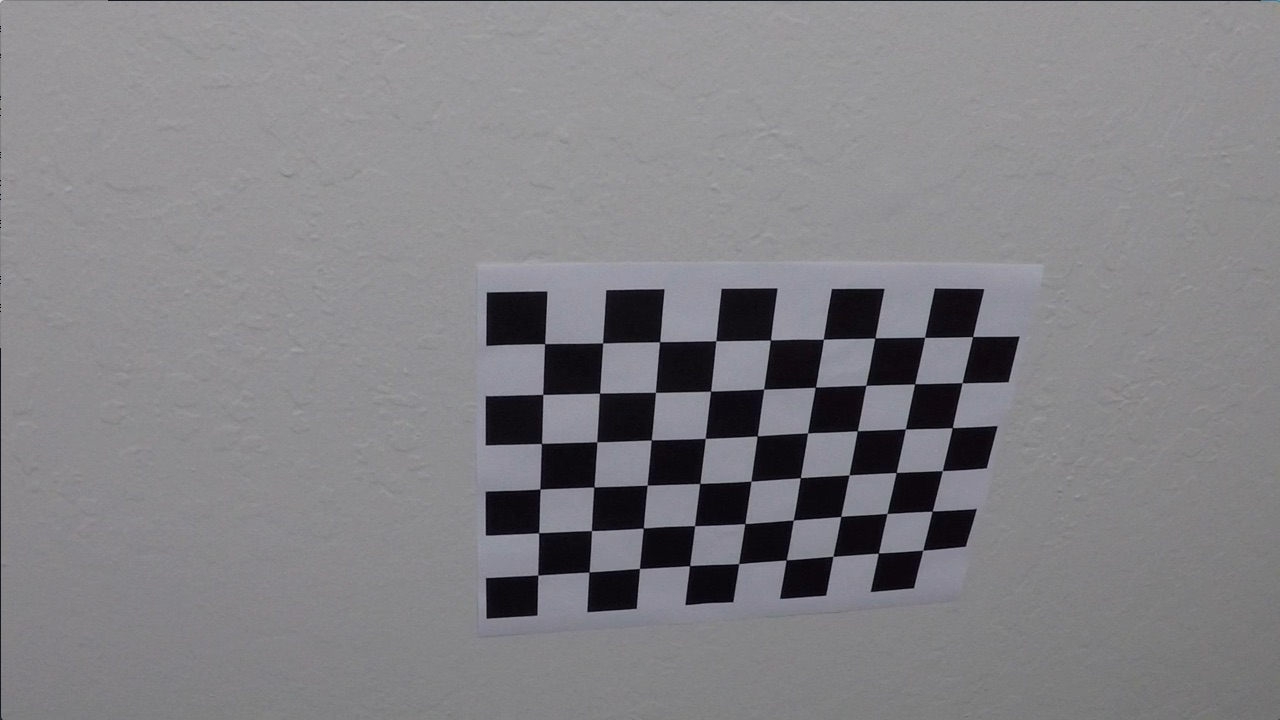
#> input picture T1-P4-AdvLaneFinding/calibrationImages/calibration10.jpg, 1280 x 720 px; its folder holds only this picture in this run
$ jupyter execute --allow-errors AdvancedLaneFindingReport.ipynb   (shell and % lines are left out)   (older library calls are emulated)
#> lines starting #> are read from the running program, lines starting #| are printed output that depends on the picture; after the words box and inside, x2 and y2 are one past the last pixel; in counts of white or black regions, pixels touching at a corner belong together
### T1-P4-AdvLaneFinding/findLaneUtils.py
import glob
import numpy as np
import cv2
import matplotlib.pyplot as plt
import matplotlib.image as mpimg
import pickle
#%matplotlib inline
# file : findLaneUtils.py
#
# project files:
# './calibrationImages/   -- images to calibrate
# AdvancedLaneFindingReport.ipny
# findLaneUtils.py

import pickle
def save_camera_info (pickle_file, CameraMat, distCoeff, M, Minv):
    dist_pickle = {}
    dist_pickle["CameraMat"] = CameraMat
    dist_pickle["distCoeff"] = distCoeff
    dist_pickle["M"]         = M
    dist_pickle["Minv"]      = Minv
    pickle.dump( dist_pickle, open( pickle_file, "wb" ) )

def load_camera_info (pickle_file):
    dist_pickle = pickle.load( open( pickle_file, "rb" ) )
    CameraMat   = dist_pickle["CameraMat"]
    distCoeff   = dist_pickle["distCoeff"]
    M           = dist_pickle["M"]
    Minv        = dist_pickle["Minv"]
    return CameraMat, distCoeff, M, Minv

def plot_2_images(img1, img2, title1='Original Image', title2='Thresholded S' ):
    # Plot the result
    f, (ax1, ax2) = plt.subplots(1, 2, figsize=(24, 9))
    f.tight_layout()
    ax1.imshow(img1)
    ax1.set_title( title1, fontsize=50)
    ax2.imshow(img2)
    ax2.set_title(title2, fontsize=50)
    plt.subplots_adjust(left=0., right=1, top=0.9, bottom=0.)

# [16 lines left out: function plot_3_images, not called in this run]


def CalculateCameraMatrix (calibration_dir):
    #import numpy as np
#> called with calibration_dir = './calibrationImages/'
    nx = 9 #  8#7#4#8 #0#TODO: enter the number of inside corners in x
    ny = 6 #  6#4#6 #0#TODO: enter the number of inside corners in y
    objpoints = [] #3d points in real world space
    imgpoints = [] #2D points in image plane
    objp = np.zeros((6*9,3), np.float32)
    #objp = numpy.zeros((6*9,3), np.float32)
    objp[:,:2] = np.mgrid[0:9,0:6].T.reshape(-1,2)# x,y coordinates

    # read in and make a list of calibration images
    image_files = calibration_dir + '/calibration*.jpg'
    # read in and make a list of calibration images
    images = glob.glob('./calibrationImages/calibration*.jpg')
    for fname in images:
        img = cv2.imread(fname)
#> img is the input picture: shape (720, 1280, 3); mean B, G, R 133.1, 129.4, 130.2
        #plt.imshow(img)
        gray = cv2.cvtColor(img, cv2.COLOR_BGR2GRAY)
        ret, corners = cv2.findChessboardCorners(gray, (nx, ny), None)
#> ret = True; corners = 54 rows, first 8: [545.3, 343.1], [602.7, 342.8], [660.1, 341.3], [715.8, 340.7], [770.6, 340], [823.5, 339.2], [874.3, 338.5], [925.1, 337.4]
        if ret == True:
            imgpoints.append(corners)
            objpoints.append(objp)
            # Draw and display the corners
            img = cv2.drawChessboardCorners(img, (nx, ny), corners, ret)
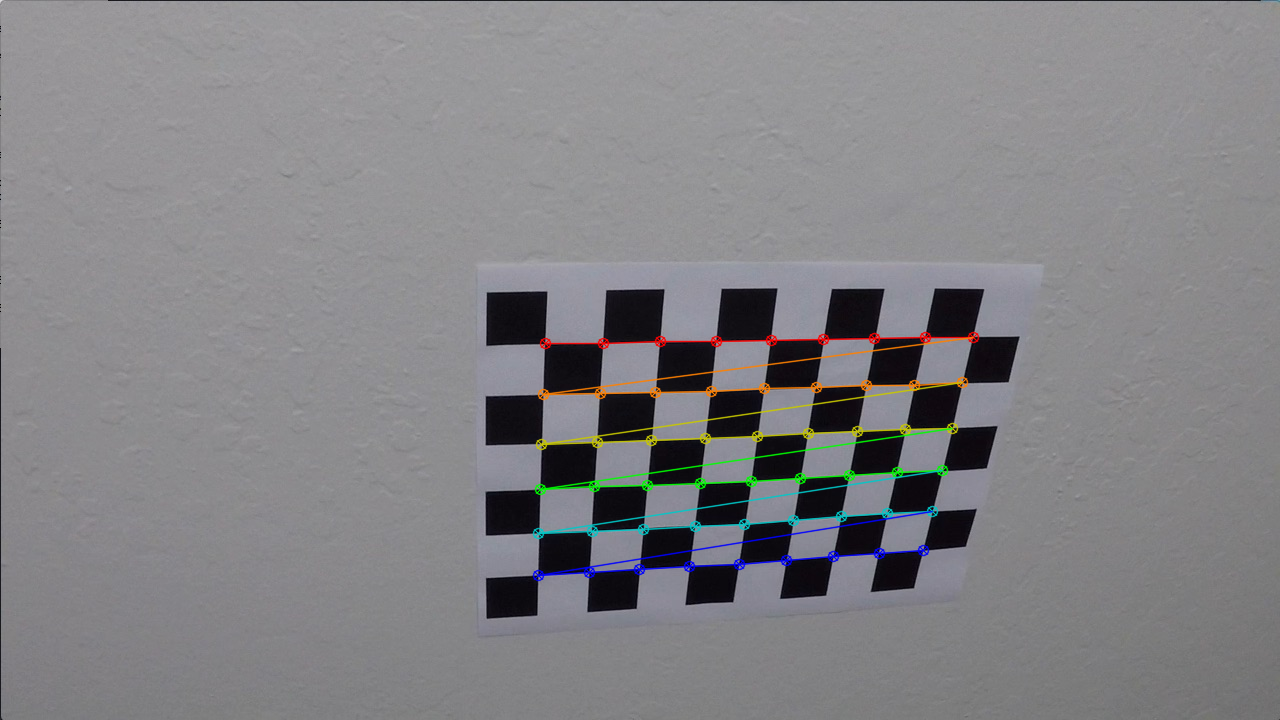
#> img: shape (720, 1280, 3); 1.91% of pixels changed, all inside (x1, y1, x2, y2) = (532, 331, 980, 582)
            #plt.imshow(img)

    return cv2.calibrateCamera(objpoints, imgpoints, gray.shape[::-1], None, None)

# [60 lines left out: functions abs_sobel_thresh, mag_thresh, dir_threshold, not called in this run]

# Threshold color channel s_thresh=(170, 255)
# Threshold x gradient sx_thresh=(20, 100)

def threshold_s_sx (img0, s_thresh=(170, 255), sx_thresh=(20, 100)):
    img = np.copy(img0)
    # Convert to HLS color space and separate the V channel
    hls = cv2.cvtColor(img, cv2.COLOR_RGB2HLS).astype(np.float)
    #l_channel = hls[:,:,1]
    s_channel = hls[:,:,2]
    #plt.imshow(l_channel)
    #plt.imshow(s_channel)

    # Grayscale image
    # NOTE: we already saw that standard grayscaling lost color information for the lane lines
    # Explore gradients in other colors spaces / color channels to see what might work better
    gray = cv2.cvtColor(img, cv2.COLOR_RGB2GRAY)
    #plt.imshow(gray)

    # Sobel x # Take the derivative in x
    #sobelx = cv2.Sobel(l_channel, cv2.CV_64F, 1, 0)
    sobelx = cv2.Sobel(gray, cv2.CV_64F, 1, 0)
    #plt.imshow(sobelx)

    # Absolute x derivative to accentuate lines away from horizontal
    abs_sobelx = np.absolute(sobelx)
    scaled_sobel = np.uint8(255*abs_sobelx/np.max(abs_sobelx))
    #plt.imshow(scaled_sobel)

    # Threshold x gradient
    sxbinary = np.zeros_like(scaled_sobel)
    sxbinary[(scaled_sobel >= sx_thresh[0]) & (scaled_sobel <= sx_thresh[1])] = 1
    #plt.imshow(sxbinary)

    # Threshold color channel
    s_binary = np.zeros_like(s_channel)
    s_binary[(s_channel >= s_thresh[0]) & (s_channel <= s_thresh[1])] = 1
    #plt.imshow(s_binary)

    # Stack each channel
    # Note color_binary[:, :, 0] is all 0s, effectively an all black image.
    # It might be beneficial to replace this channel with something else.
    # Stack each channel to view their individual contributions in green and
    # blue respectively
    # This returns a stack of the two binary images, whose components you
    # can see as different colors
    color_binary = np.dstack(( np.zeros_like(sxbinary), sxbinary, s_binary)) * 255
    cv2.imwrite('prj_img/color_binary2.jpg', color_binary )

    # Combine the two binary thresholds
    combined_binary = np.zeros_like(sxbinary)
    combined_binary[(s_binary == 1) | (sxbinary == 1)] = 1

    return color_binary, combined_binary


# [255 lines left out: functions superImposeImage, laneDetection, laneDetectionNext, discoverCurvature, warpback_display, create_binary_swarped, not called in this run]

### T1-P4-AdvLaneFinding/proj_pipeline.py
#
# proj_pipeline.py
#
import numpy as np
import cv2
from    findLaneUtils import *
from proj_lane import *

class DrivingPipeLine:
    imageCount = 0
    refeshRate = 7
    # [7 lines left out: function __init__, not called in this run]
        #print ("Driving PipeLine Initialized :", self.imageCount)

    #@staticmethod
    def __init__(self, cameramtx, distcoeff, m, minv ):
        self.line          = Lane()
        refeshRate         = 7
        self.M             = m
        self.Minv          = minv
        self.cameraMat     = cameramtx
        self.distCoeffs    = distcoeff


    # [7 lines left out: function set_values, not called in this run]


    def print_values (self):
        print ("imageCount    : ", self.imageCount)
    def test_set (self):
        self.imageCount +=1

    #@staticmethod
    # [21 lines left out: function pipeline, not called in this run]

### T1-P4-AdvLaneFinding/proj_lane.py
#
# proj_lane.py
#
import numpy as np

class Lane:
    def __init__(self):
        # if the first frame of video has been processed
        self.first_frame_processed = False
        self.img           = None
        self.y_eval        = 700
        self.midx          = 640
        self.ym_per_pix    = 3.0/72.0 # meters per pixel in y dimension
        self.xm_per_pix    = 3.7/660.0 # meters per pixel in x dimension
        self.mse_tolerance = 0.01
        self.left_fit      = [np.array([False])]
        self.right_fit     = [np.array([False])]
        self.curvature     = 0

    # [51 lines left out: functions set_values, retrieve_values, update_curvature, update_fits, not called in this run]


### T1-P4-AdvLaneFinding/AdvancedLaneFindingReport.ipynb
[cell 1]
#AdvancedLaneFindingReport

[cell 2]
import glob
import numpy as np
import cv2
import matplotlib.pyplot as plt
import matplotlib.image as mpimg
from    findLaneUtils import *

## 1) Camera calibration :

[cell 3]
calibration_dir = './calibrationImages/'
ret, CameraMat, distCoeff, rvecs, tvecs = CalculateCameraMatrix (calibration_dir)
#> ret = 0.68; CameraMat = [[1143.7, 0, 681.7], [0, 1109.2, 367.7], [0, 0, 1]]; distCoeff = [[-0.515, 2.99, -0.00876, 0.00937, 1.41]]; rvecs = ([0.451, -0.252, 0.0361],); tvecs = ([-2.31, -0.422, 19.12],)

[cell 4]
img_file = calibration_dir+'/calibration1.jpg'
#> (the rest of this cell did not finish here and is left out)

[cell 5]
img_file = 'prj_img/bridge_shadow.jpg'
#> img_file = 'prj_img/bridge_shadow.jpg'
img1 = mpimg.imread(img_file)
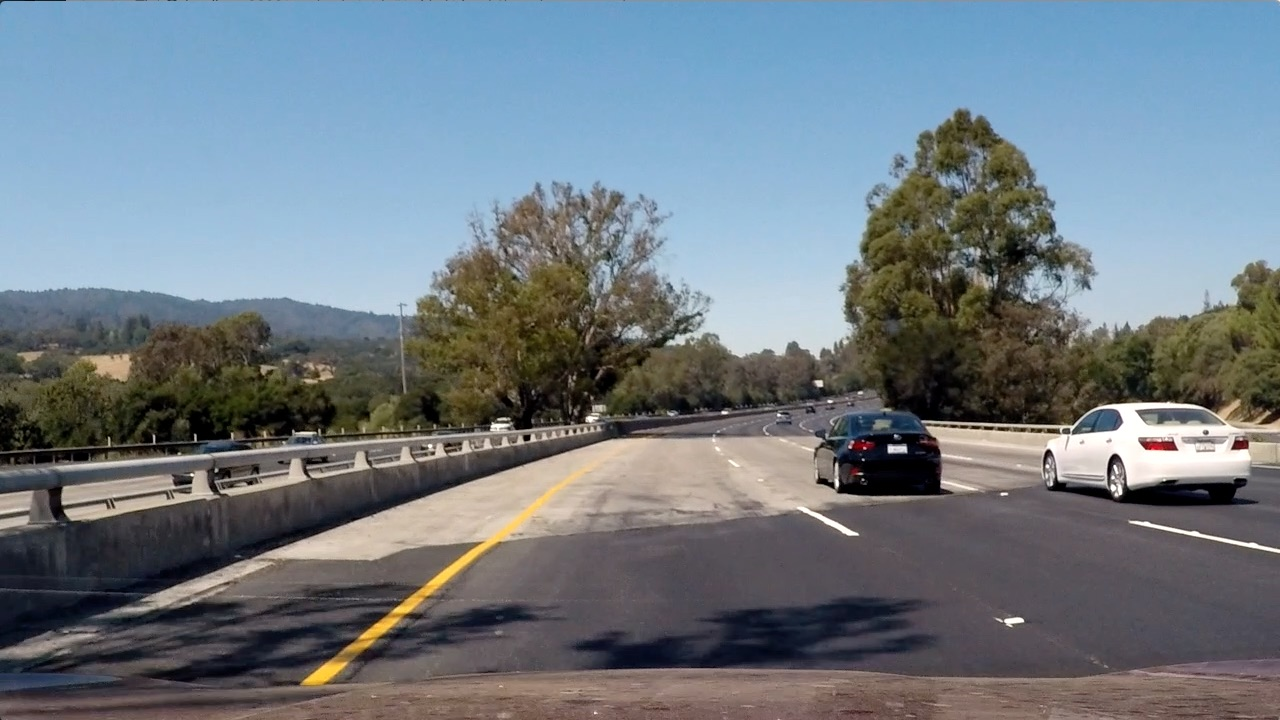
#> input picture T1-P4-AdvLaneFinding/prj_img/bridge_shadow.jpg, 1280 x 720 px
#> img1 is the input picture: shape (720, 1280, 3); mean R, G, B 112.2, 122.7, 130.9
undistorted_img = dst = cv2.undistort(img1, CameraMat, distCoeff, None, CameraMat)
plot_2_images (img1, dst, "Original Image", "Undistort Image")

## 2) Color and gradient threshold.

[cell 6]
from    findLaneUtils import *
s_thresh = (170, 255)
sx_thresh= (20, 100)
img_file = 'prj_img/bridge_shadow.jpg'
img1 = mpimg.imread(img_file)
color_binary, combined_binary = threshold_s_sx(img1, s_thresh, sx_thresh)
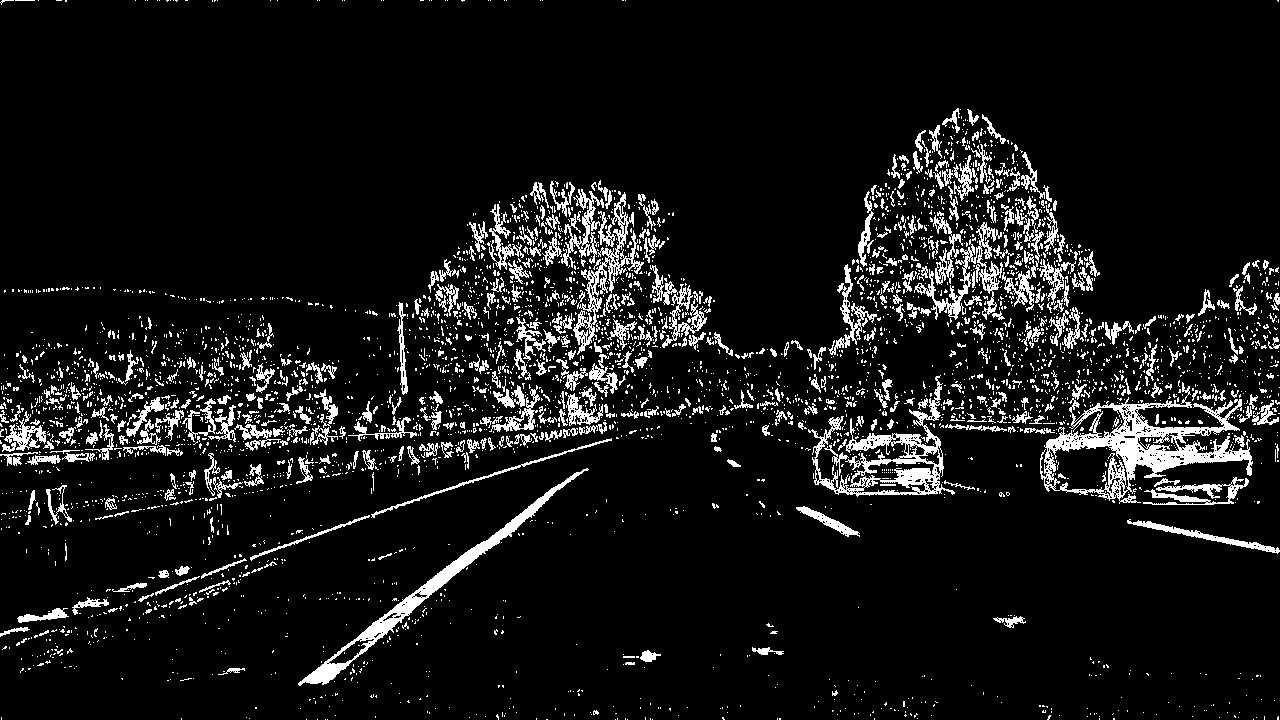
#> combined_binary: shape (720, 1280); values 0 (black) and 1 (white), 8.4% white in thin lines or dots
color_binary2 = mpimg.imread('prj_img/color_binary2.jpg')

[cell 7]
plot_2_images (color_binary2, combined_binary, "Color Binary Image", "Combined Binary Image")

## 3)  the Birds eye view

performed a perspective transform and provide an example of a transformed image.
define perspective coordinates.(src, dst)

[cell 8]
img_size = (combined_binary.shape[1], combined_binary.shape[0])
#> img_size = (1280, 720)
width, height = img_size
#> width = 1280; height = 720
offset = 200
src = np.float32([
    [  588,   446 ],
    [  691,   446 ],
    [ 1126,   673 ],
    [  153 ,   673 ]])

[cell 9]
dst = np.float32([[offset, 0],
    [(img_size[0] - offset), 0],
    [(img_size[0] - offset), img_size[1]],
    [offset, img_size[1]]])

[cell 10]
M    = cv2.getPerspectiveTransform(src,dst)
Minv = cv2.getPerspectiveTransform(dst, src)
#binary_warped = cv2.warpPerspective(b_thresholded,M, (width, height))
img_size = (combined_binary.shape[1], combined_binary.shape[0])
binary_warped = cv2.warpPerspective(combined_binary,M, img_size)
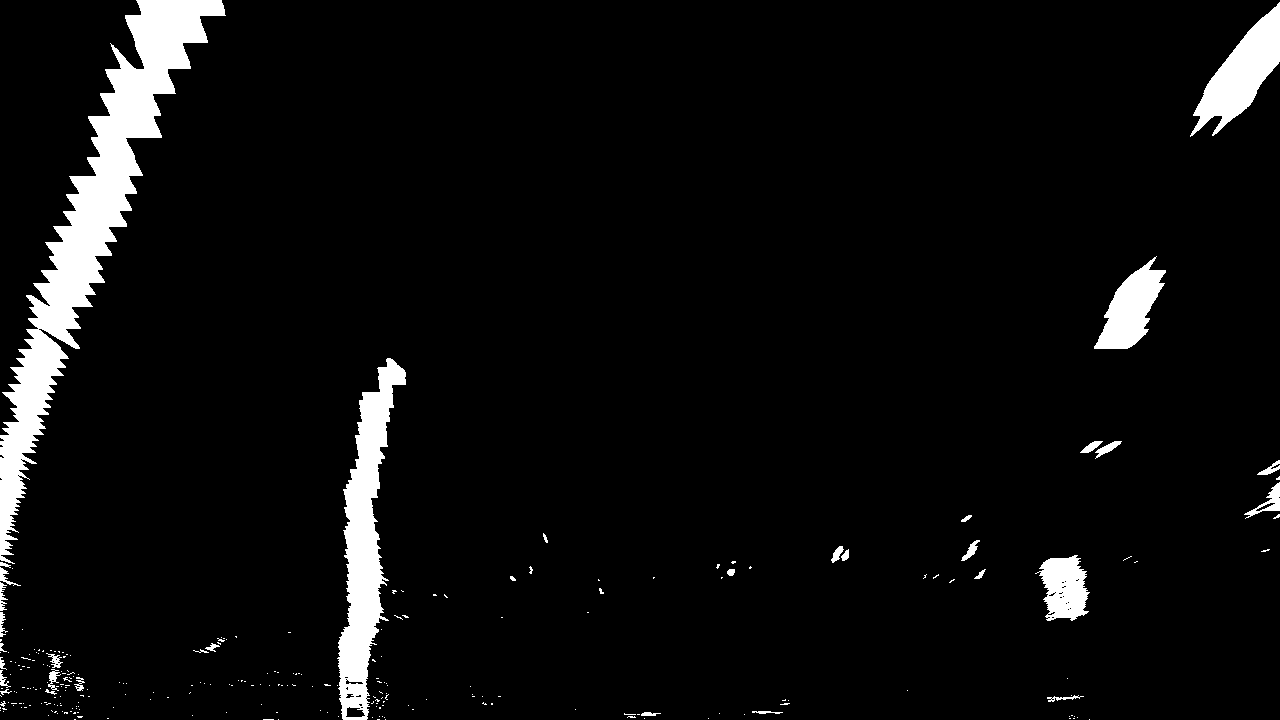
#> binary_warped: shape (720, 1280); values 0 (black) and 1 (white), 5.4% white; 264 white regions (230 under 20 px), largest, box (x1, y1, x2, y2) and area: (0, 0, 226, 564) 25341, (337, 358, 406, 720) 10356, (1190, 2, 1280, 137) 4971

[cell 11]
plot_2_images (combined_binary, binary_warped,  "Combined Binary Image", "Binary Warped Image")

[cell 12]
pickle_file = "AdvLaneFinding_camera_info.p"
save_camera_info (pickle_file, CameraMat, distCoeff, M, Minv)
pickle_file = "AdvLaneFinding_camera_info.p"
CameraMat, distCoeff, M, Minv = load_camera_info (pickle_file)

## 4) Lane detection and fit.

identified lane-line pixels and fit their positions with a polynomial

[cell 13]
from    findLaneUtils import *
#> (the rest of this cell did not finish here and is left out)

#> (a cell that did not finish here is left out)

## 5) Curvature of lanes and vehicle position with respect to center.

calculated the radius of curvature of the lane and the position of the vehicle with respect to center.

#> (a cell that did not finish here is left out)

## 6) Warp back and
## 7) Display information

Provide an example image of your result plotted back down onto the road such that the lane area is identified clearly.

#> (a cell that did not finish here is left out)

## 8) Video for the Driving Pipeline

[cell 17]
from findLaneUtils import *
from proj_lane import *
from proj_pipeline import *
from moviepy.editor import VideoFileClip
from IPython.display import HTML

[cell 18]
pickle_file = "AdvLaneFinding_camera_info.p"
#> pickle_file = 'AdvLaneFinding_camera_info.p'
CameraMat, distCoeff, M, Minv = load_camera_info (pickle_file)

[cell 19]
e = DrivingPipeLine(CameraMat, distCoeff, M, Minv)
#> in __init__, `self.M             = m`: self.M = [[-0.548, -1.53, 990.3], [6.06e-16, -1.92, 856.9], [4.52e-19, -0.00239, 1]]
#> in __init__, `self.Minv          = minv`: self.Minv = [[0.117, -0.794, 564.6], [0, -0.52, 446], [0, -0.00124, 1]]
#> in __init__, `self.cameraMat     = cameramtx`: self.cameraMat has the same summary as CameraMat outside __init__
#> in __init__, `self.distCoeffs    = distcoeff`: self.distCoeffs = [[-0.515, 2.99, -0.00876, 0.00937, 1.41]]

[cell 20]
video_output = 'project_video_output.mp4'
video_input  = "project_video.mp4"

#> (a cell that did not finish here is left out)

[cell 22]
video_output = 'project_challenge_video_output.mp4'
video_input  = 'challenge_video.mp4'
d = DrivingPipeLine(CameraMat, distCoeff, M, Minv)

## 8) Discusssion
